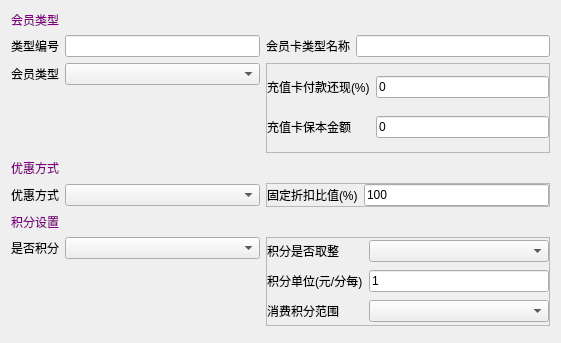
<?xml version="1.0" encoding="UTF-8"?>
<ui version="4.0">
 <class>w_m_member_list_type_new_Dialog</class>
 <widget class="QDialog" name="w_m_member_list_type_new_Dialog">
  <property name="geometry">
   <rect>
    <x>0</x>
    <y>0</y>
    <width>561</width>
    <height>343</height>
   </rect>
  </property>
  <property name="windowTitle">
   <string>Dialog</string>
  </property>
  <layout class="QGridLayout" name="gridLayout_3">
   <item row="0" column="0" colspan="4">
    <widget class="QLabel" name="label_12">
     <property name="styleSheet">
      <string notr="true">color:purple;</string>
     </property>
     <property name="text">
      <string>会员类型</string>
     </property>
    </widget>
   </item>
   <item row="1" column="0">
    <widget class="QLabel" name="label">
     <property name="text">
      <string>类型编号</string>
     </property>
    </widget>
   </item>
   <item row="1" column="1">
    <widget class="QLineEdit" name="lineEdit_ch_typeno"/>
   </item>
   <item row="1" column="2">
    <widget class="QLabel" name="label_3">
     <property name="text">
      <string>会员卡类型名称</string>
     </property>
    </widget>
   </item>
   <item row="1" column="3">
    <widget class="QLineEdit" name="lineEdit_vch_typename"/>
   </item>
   <item row="2" column="0">
    <widget class="QLabel" name="label_2">
     <property name="text">
      <string>会员类型</string>
     </property>
    </widget>
   </item>
   <item row="2" column="1">
    <widget class="lds_ComboBox" name="comboBox_ch_attribute"/>
   </item>
   <item row="2" column="2" rowspan="2" colspan="2">
    <widget class="QFrame" name="frame_1">
     <property name="frameShape">
      <enum>QFrame::StyledPanel</enum>
     </property>
     <property name="frameShadow">
      <enum>QFrame::Raised</enum>
     </property>
     <layout class="QGridLayout" name="gridLayout_2">
      <property name="leftMargin">
       <number>0</number>
      </property>
      <property name="topMargin">
       <number>0</number>
      </property>
      <property name="rightMargin">
       <number>0</number>
      </property>
      <property name="bottomMargin">
       <number>0</number>
      </property>
      <item row="0" column="0">
       <widget class="QLabel" name="label_4">
        <property name="text">
         <string>充值卡付款还现(%)</string>
        </property>
       </widget>
      </item>
      <item row="0" column="1">
       <widget class="QLineEdit" name="lineEdit_int_backcash_rate">
        <property name="text">
         <string>0</string>
        </property>
       </widget>
      </item>
      <item row="1" column="0">
       <widget class="QLabel" name="label_5">
        <property name="text">
         <string>充值卡保本金额</string>
        </property>
       </widget>
      </item>
      <item row="1" column="1">
       <widget class="QLineEdit" name="lineEdit_int_card_baseamount">
        <property name="text">
         <string>0</string>
        </property>
       </widget>
      </item>
     </layout>
    </widget>
   </item>
   <item row="3" column="1">
    <spacer name="verticalSpacer">
     <property name="orientation">
      <enum>Qt::Vertical</enum>
     </property>
     <property name="sizeHint" stdset="0">
      <size>
       <width>20</width>
       <height>26</height>
      </size>
     </property>
    </spacer>
   </item>
   <item row="4" column="0" colspan="4">
    <widget class="QLabel" name="label_13">
     <property name="styleSheet">
      <string notr="true">color:purple;</string>
     </property>
     <property name="text">
      <string>优惠方式</string>
     </property>
    </widget>
   </item>
   <item row="5" column="0">
    <widget class="QLabel" name="label_6">
     <property name="text">
      <string>优惠方式</string>
     </property>
    </widget>
   </item>
   <item row="5" column="1">
    <widget class="lds_ComboBox" name="comboBox_ch_favourable"/>
   </item>
   <item row="5" column="2" colspan="2">
    <widget class="QFrame" name="frame_2">
     <property name="frameShape">
      <enum>QFrame::StyledPanel</enum>
     </property>
     <property name="frameShadow">
      <enum>QFrame::Raised</enum>
     </property>
     <layout class="QHBoxLayout" name="horizontalLayout">
      <property name="leftMargin">
       <number>0</number>
      </property>
      <property name="topMargin">
       <number>0</number>
      </property>
      <property name="rightMargin">
       <number>0</number>
      </property>
      <property name="bottomMargin">
       <number>0</number>
      </property>
      <item>
       <widget class="QLabel" name="label_7">
        <property name="text">
         <string>固定折扣比值(%)</string>
        </property>
       </widget>
      </item>
      <item>
       <widget class="QLineEdit" name="lineEdit_int_discount">
        <property name="text">
         <string>100</string>
        </property>
       </widget>
      </item>
     </layout>
    </widget>
   </item>
   <item row="6" column="0" colspan="4">
    <widget class="QLabel" name="label_14">
     <property name="styleSheet">
      <string notr="true">color:purple;</string>
     </property>
     <property name="text">
      <string>积分设置</string>
     </property>
    </widget>
   </item>
   <item row="7" column="0">
    <widget class="QLabel" name="label_8">
     <property name="text">
      <string>是否积分</string>
     </property>
    </widget>
   </item>
   <item row="7" column="1">
    <widget class="lds_ComboBox" name="comboBox_ch_calc"/>
   </item>
   <item row="7" column="2" rowspan="2" colspan="2">
    <widget class="QFrame" name="frame_3">
     <property name="frameShape">
      <enum>QFrame::StyledPanel</enum>
     </property>
     <property name="frameShadow">
      <enum>QFrame::Raised</enum>
     </property>
     <layout class="QGridLayout" name="gridLayout">
      <property name="leftMargin">
       <number>0</number>
      </property>
      <property name="topMargin">
       <number>0</number>
      </property>
      <property name="rightMargin">
       <number>0</number>
      </property>
      <property name="bottomMargin">
       <number>0</number>
      </property>
      <item row="0" column="0">
       <widget class="QLabel" name="label_9">
        <property name="text">
         <string>积分是否取整</string>
        </property>
       </widget>
      </item>
      <item row="0" column="1">
       <widget class="lds_ComboBox" name="comboBox_ch_calc_type"/>
      </item>
      <item row="1" column="0">
       <widget class="QLabel" name="label_10">
        <property name="text">
         <string>积分单位(元/分每)</string>
        </property>
       </widget>
      </item>
      <item row="1" column="1">
       <widget class="QLineEdit" name="lineEdit_int_calc_unit">
        <property name="text">
         <string>1</string>
        </property>
       </widget>
      </item>
      <item row="2" column="0">
       <widget class="QLabel" name="label_11">
        <property name="text">
         <string>消费积分范围</string>
        </property>
       </widget>
      </item>
      <item row="2" column="1">
       <widget class="lds_ComboBox" name="comboBox_ch_area_flag"/>
      </item>
     </layout>
    </widget>
   </item>
   <item row="8" column="1">
    <spacer name="verticalSpacer_2">
     <property name="orientation">
      <enum>Qt::Vertical</enum>
     </property>
     <property name="sizeHint" stdset="0">
      <size>
       <width>20</width>
       <height>59</height>
      </size>
     </property>
    </spacer>
   </item>
   <item row="9" column="0" colspan="4">
    <widget class="lds_toolbar" name="widget" native="true"/>
   </item>
  </layout>
 </widget>
 <customwidgets>
  <customwidget>
   <class>lds_toolbar</class>
   <extends>QFrame</extends>
   <header>lds_toolbar.h</header>
   <container>1</container>
  </customwidget>
  <customwidget>
   <class>lds_ComboBox</class>
   <extends>QComboBox</extends>
   <header>lds_combobox.h</header>
  </customwidget>
 </customwidgets>
 <tabstops>
  <tabstop>lineEdit_vch_typename</tabstop>
  <tabstop>lineEdit_ch_typeno</tabstop>
  <tabstop>comboBox_ch_attribute</tabstop>
  <tabstop>lineEdit_int_backcash_rate</tabstop>
  <tabstop>lineEdit_int_card_baseamount</tabstop>
  <tabstop>comboBox_ch_favourable</tabstop>
  <tabstop>lineEdit_int_discount</tabstop>
  <tabstop>comboBox_ch_calc</tabstop>
  <tabstop>comboBox_ch_calc_type</tabstop>
  <tabstop>lineEdit_int_calc_unit</tabstop>
  <tabstop>comboBox_ch_area_flag</tabstop>
 </tabstops>
 <resources/>
 <connections/>
</ui>
